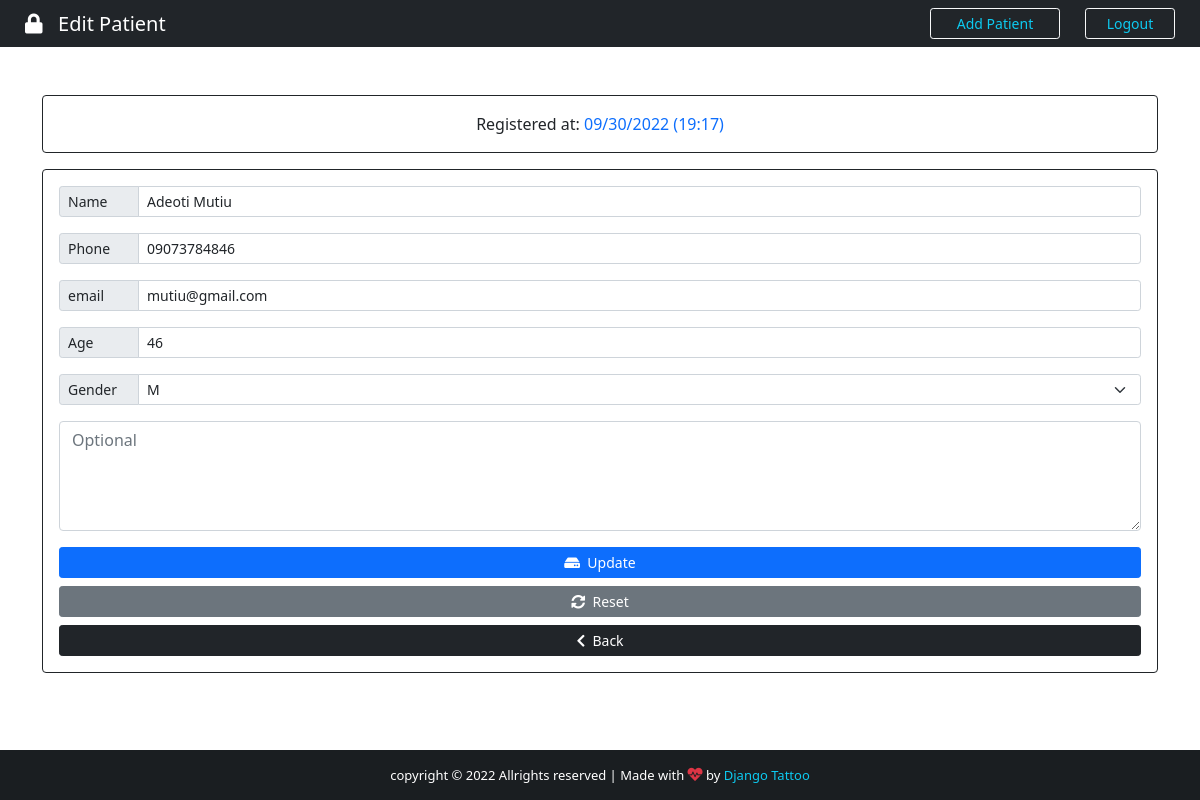
Page /edit_patient/8 (signed in) on the committed database.
### app/models.py (models this page shows, shortened)
class Patient(models.Model):
    GENDER = (
        ('F', 'F'),
        ('M', 'M'),
    )
    id = models.IntegerField(primary_key=True)
    name = models.CharField(max_length=100)
    phone = models.CharField(max_length=100)
    email = models.CharField(max_length=100)
    age = models.CharField(max_length=100)
    gender = models.CharField(max_length=100, null=True, choices=GENDER)
    description = models.TextField(max_length=200, blank=True, null=True)
    created_at = models.DateTimeField(auto_now_add=True)

### app/views.py (the view)
# urls.py: path('edit_patient/<int:patient_id>', views.editPatient, name='edit-patient'),
@cache_control(no_cache=True, must_revalidate=True, no_store=True)
@login_required(login_url='login')
def editPatient(request, patient_id):
    patient = Patient.objects.get(id=patient_id)
    if request.method == 'POST':
        patient = Patient.objects.get(id= request.POST.get('id'))
        if patient != None:
            patient.name = request.POST.get('name')
            patient.phone = request.POST.get('phone')
            patient.email = request.POST.get('email')
            patient.age = request.POST.get('age')
            patient.gender = request.POST.get('gender')
            patient.description = request.POST.get('description')
            patient.save()
            messages.success(request, 'Patient updated succesfully')
            return redirect('patients')
    else:
        context = {'patient': patient,}
        return render(request, 'app/edit_patient.html', context)

### app/templates/app/edit_patient.html (shortened to what this page needs)
{% extends 'app/add_patients.html' %}
{% block title %}Registered at: <span class="text-primary">{{patient.created_at | date:'m/d/Y (H:i)'}}</span> {% endblock title %}
{% block btn-content %} <i class="fas fa-hdd"></i>&nbsp; Update {% endblock btn-content %}
{% block btn-reset %}
<button type="reset" class="btn btn-secondary btn-sm"><i class="fas fa-sync-alt"></i>&nbsp; Reset </button>
{% endblock btn-reset %}
{% block action %} action="{% url 'edit-patient' patient.id %}" {% endblock action %}
{% block value-name %} value="{{patient.name}}" {% endblock value-name %}
{% block value-phone %} value="{{patient.phone}}" {% endblock value-phone %}
{% block value-email %} value="{{patient.email}}" {% endblock value-email %}
{% block value-age %} value="{{patient.age}}" {% endblock value-age %}
{% block value-gender %} value="{{patient.gender}}" {% endblock value-gender %}
{% block option %}<option value="" style="background-color: #d3d3d3; color:#007bff;">{{patient.gender}}</option>{% endblock option %}

### app/templates/app/add_patients.html (shortened to what this page needs)
{% extends 'base.html' %}
{% block content %}
<div class="container">
    <div class="row">
        <div class="col-lg-12">
            <div class="card card-body border-dark mt-5">
                <span class="text-center"> {% block title %}<span class="text-primary"> FILL OUT THE FORM BELOW</span>{% endblock title %}</span>
            </div>
            <form {% block action %} action="{% url 'add-patient' %}" {% endblock action %} method="POST" enctype="multipart/form-data" class="card p-3 border-dark mt-3">
                <div class="input-group input-group-sm mb-3">
                    <span class="input-group-text side-label">Name</span>
                    <input type="text" class="form-control" name="name" id="name"  placeholder="Patient name" required {% block value-name %}{% endblock value-name %}>
                </div>
                <div class="input-group input-group-sm mb-3">
                    <span class="input-group-text side-label">Phone</span>
                    <input type="phone" class="form-control" name="phone" id="phone" placeholder="Patient phone" required {% block value-phone %}{% endblock value-phone %}>
                </div>
                <div class="input-group input-group-sm mb-3">
                    <span class="input-group-text side-label">email</span>
                    <input type="text" class="form-control" name="email" id="email" placeholder="Patient email" required {% block value-email %}{% endblock value-email %}>
                </div>
                <div class="input-group input-group-sm mb-3">
                    <span class="input-group-text side-label">Age</span>
                    <input type="text" class="form-control" name="age" id="age" max_length="3"  placeholder="Patient age" required {% block value-age %}{% endblock value-age %}>
                </div>
                <div class="input-group input-group-sm mb-3">
                    <label class="input-group-text side-label">Gender</label>
                    <select class="form-select" name="gender" id="gender" required {% block value-gender %}{% endblock value-gender %}>
                        {% block option %}{% endblock option %}
                    </select>
                </div>
                <div class="form-group">
                    <textarea class="form-control" name="description" id="disc" rows="4" placeholder="Optional">{% block value-description %}{% endblock value-description %}</textarea>
                </div>
                <div class="d-grid gap-2 mt-3">
                    <button type="submit" class="btn btn-primary btn-sm" id="btn-add">
                       {% block btn-content %} <i class="fas fa-plus"></i>&nbsp; Add {% endblock btn-content %}
                    </button>
                    {% block btn-reset %}{% endblock btn-reset %}
                    <a href="{% url 'patients' %}" class="btn btn-dark btn-sm"><i class="fas fa-chevron-left"></i>&nbsp; Back</a>
                </div>
            </form>
        </div>
    </div>
</div>
{% endblock content %}

### static/css/styles.css (style rules this page uses)
htnl, body { height: 100%; margin: 0; max-width: 100%; }
.side-label { width: 80px; }

### rows in the picture
Patient: created_at "09/30/2022 (19:17)", name "Adeoti Mutiu", phone "09073784846", email "mutiu@gmail.com", age "46", gender "M"
